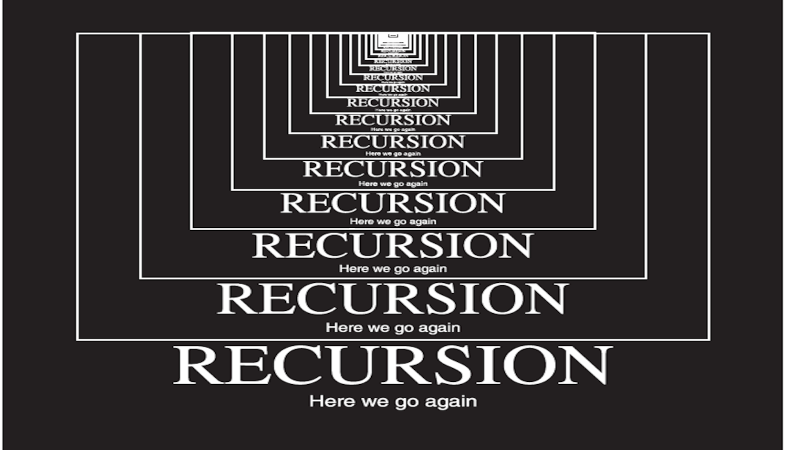
#> input picture bgp.png, 1575 x 900 px (shown at 1/2 size)
$ jupyter execute --allow-errors colour_anylsis_STACKOVERFLOW.ipynb   (older library calls are emulated)
#> lines starting #> are read from the running program, lines starting #| are printed output that depends on the picture
[cell 1]
from __future__ import print_function
import binascii
import struct
from PIL import Image
import numpy as np
import scipy
import scipy.misc
import scipy.cluster

NUM_CLUSTERS = 5

print('reading image')
im = Image.open('bgp.png')
#> im is the input picture: PIL image 1575x900 RGBA; mean R, G, B, A 56.4, 53.1, 53.9, 255
im = im.resize((150, 150))      # optional, to reduce time
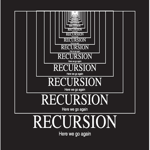
#> im: PIL image 150x150 RGBA; mean R, G, B, A 56.3, 52.8, 53.7, 255
ar = np.asarray(im)
shape = ar.shape
#> shape = (150, 150, 4)
#> (the rest of this cell did not finish here and is left out)
